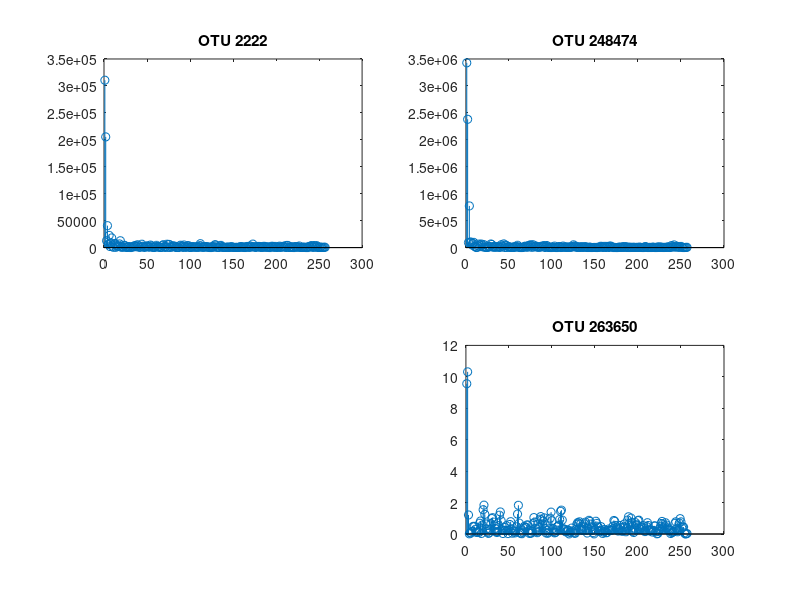

Reproduce this figure in MATLAB.
load('Saliva_A');
Saliva_A = david14otusmetadatasalivaA;

Row_17 = Saliva_A(17,:);
Row_2873 = Saliva_A(2873,:);
Row_3040 = Saliva_A(3040,:);

Frequency_17 = abs(periodogram(Row_17));
Frequency_2873 = abs(periodogram(Row_2873));
Frequency_3040 = abs(periodogram(Row_3040));

figure
subplot(2,2,1)
stem(Frequency_17);
title('OTU 2222')

subplot(2,2,2)
stem(Frequency_2873);
title('OTU 248474')


subplot(2,2,4)
stem(Frequency_3040);
title('OTU 263650')